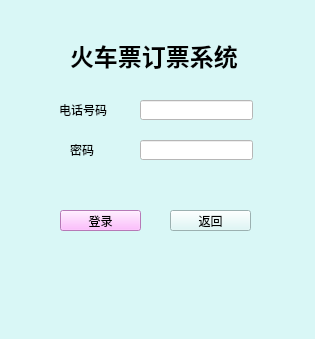
<?xml version="1.0" encoding="UTF-8"?>
<ui version="4.0">
 <class>MainWindow</class>
 <widget class="QMainWindow" name="MainWindow">
  <property name="geometry">
   <rect>
    <x>0</x>
    <y>0</y>
    <width>315</width>
    <height>339</height>
   </rect>
  </property>
  <property name="minimumSize">
   <size>
    <width>315</width>
    <height>339</height>
   </size>
  </property>
  <property name="maximumSize">
   <size>
    <width>16777215</width>
    <height>339</height>
   </size>
  </property>
  <property name="windowTitle">
   <string>MainWindow</string>
  </property>
  <property name="styleSheet">
   <string notr="true">background-color: rgb(217, 247, 246);</string>
  </property>
  <widget class="QWidget" name="centralwidget">
   <widget class="QLabel" name="label">
    <property name="geometry">
     <rect>
      <x>70</x>
      <y>40</y>
      <width>171</width>
      <height>31</height>
     </rect>
    </property>
    <property name="font">
     <font>
      <family>宋体</family>
      <pointsize>18</pointsize>
      <bold>true</bold>
     </font>
    </property>
    <property name="text">
     <string>火车票订票系统</string>
    </property>
   </widget>
   <widget class="QPushButton" name="login">
    <property name="geometry">
     <rect>
      <x>60</x>
      <y>210</y>
      <width>81</width>
      <height>21</height>
     </rect>
    </property>
    <property name="styleSheet">
     <string notr="true">background-color: rgb(255, 170, 255);</string>
    </property>
    <property name="text">
     <string>登录</string>
    </property>
   </widget>
   <widget class="QLineEdit" name="user_id_numLineEdit">
    <property name="geometry">
     <rect>
      <x>140</x>
      <y>100</y>
      <width>113</width>
      <height>20</height>
     </rect>
    </property>
    <property name="styleSheet">
     <string notr="true">background-color: rgb(255, 255, 255);</string>
    </property>
   </widget>
   <widget class="QLineEdit" name="passwordLineEdit">
    <property name="geometry">
     <rect>
      <x>140</x>
      <y>140</y>
      <width>113</width>
      <height>20</height>
     </rect>
    </property>
    <property name="styleSheet">
     <string notr="true">background-color: rgb(255, 255, 255);</string>
    </property>
   </widget>
   <widget class="QLabel" name="label_2">
    <property name="geometry">
     <rect>
      <x>59</x>
      <y>100</y>
      <width>61</width>
      <height>20</height>
     </rect>
    </property>
    <property name="text">
     <string>电话号码</string>
    </property>
   </widget>
   <widget class="QLabel" name="label_3">
    <property name="geometry">
     <rect>
      <x>70</x>
      <y>140</y>
      <width>31</width>
      <height>20</height>
     </rect>
    </property>
    <property name="text">
     <string>密码</string>
    </property>
   </widget>
   <widget class="QPushButton" name="pushButton">
    <property name="geometry">
     <rect>
      <x>170</x>
      <y>210</y>
      <width>81</width>
      <height>21</height>
     </rect>
    </property>
    <property name="text">
     <string>返回</string>
    </property>
   </widget>
  </widget>
  <widget class="QMenuBar" name="menubar">
   <property name="geometry">
    <rect>
     <x>0</x>
     <y>0</y>
     <width>315</width>
     <height>22</height>
    </rect>
   </property>
  </widget>
  <widget class="QStatusBar" name="statusbar"/>
 </widget>
 <resources/>
 <connections/>
</ui>
